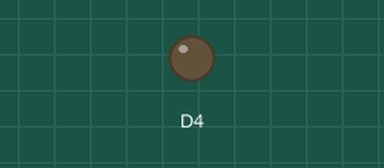
Recording of a sketch running on a simulated ESP8266 (NodeMCU). Shown: output pins drawn as LEDs (lit = HIGH). Dashed ring = blinking.

Above: at 1.0 s.
At 2.5 s:
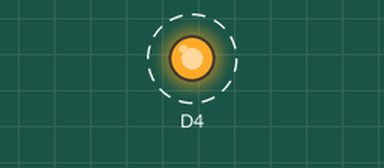
Timing chart, 0 to 4.6 s (numbered marks = the images above):
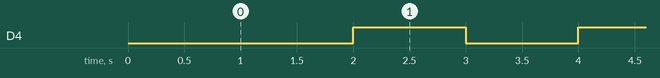

Measured:
- by itself, D4: alternates HIGH for 1.0 s and LOW for 1.0 s

The sketch:

AdvencedSonic_AdnvencedLed.ino
```cpp
#define SOUND_SPEED 0.034
#define PRECISION 20

class AdvancedLed
{
  private:
    int defaultBrightness;
    int ledpin;

  public:
    AdvancedLed(int ledpin, int brightness = 255)
    {
      this->ledpin = ledpin;
      defaultBrightness = brightness;
    }
    void Blink(int delayMs = 1000)
    {
      delay(delayMs);
      analogWrite(ledpin, 0);
      delay(delayMs);
      analogWrite(ledpin, defaultBrightness);
    }
    void Disable()
    {
      analogWrite(ledpin, 0);
    }
    void Enable()
    {
      analogWrite(ledpin, 255);
    }
};
class AdvancedSonicSensor
{
  private:
    int precisionMode = 0;
    int trigPin;
    int echoPin;
    long duration;

    int offsetPrecision = PRECISION;
    long offsetDurations[PRECISION];

    long _getSignal()
    {
      digitalWrite(trigPin, LOW);
      delayMicroseconds(2);
      digitalWrite(trigPin, HIGH);
      delayMicroseconds(10);
      digitalWrite(trigPin, LOW);

      return pulseIn(echoPin, HIGH);
    }

  public:
    AdvancedSonicSensor(int trigPin, int echoPin)
    {
      this->trigPin = trigPin;
      this->echoPin = echoPin;
    }

    void setup(int precisionMode = 0)
    {
      Serial.begin(115200);
      pinMode(trigPin, OUTPUT);
      pinMode(echoPin, INPUT);
      this->precisionMode = precisionMode;
    }
    void pulseSignal()
    {
      if(!precisionMode)
      {
        duration = _getSignal();
        return;
      }
      for(int i = 0; i < offsetPrecision; i++)
      {
        offsetDurations[i] = _getSignal();
      }
    }
    float getDistanceCm()
    {
      if(!precisionMode)
      {
        return duration * SOUND_SPEED/2;
      }
      int offsetCm = 0;
      for(int i = 0; i < offsetPrecision; i++)
      {
        offsetCm += offsetDurations[i] * SOUND_SPEED/2;
      }
      return offsetCm / offsetPrecision;
    }
};

AdvancedLed advLed = AdvancedLed(D4, 255);
AdvancedSonicSensor advSonic = AdvancedSonicSensor(14, 5);

const int distanceLed = 5;

void setup() {

}

void loop() {
  advLed.Blink();
}
```
